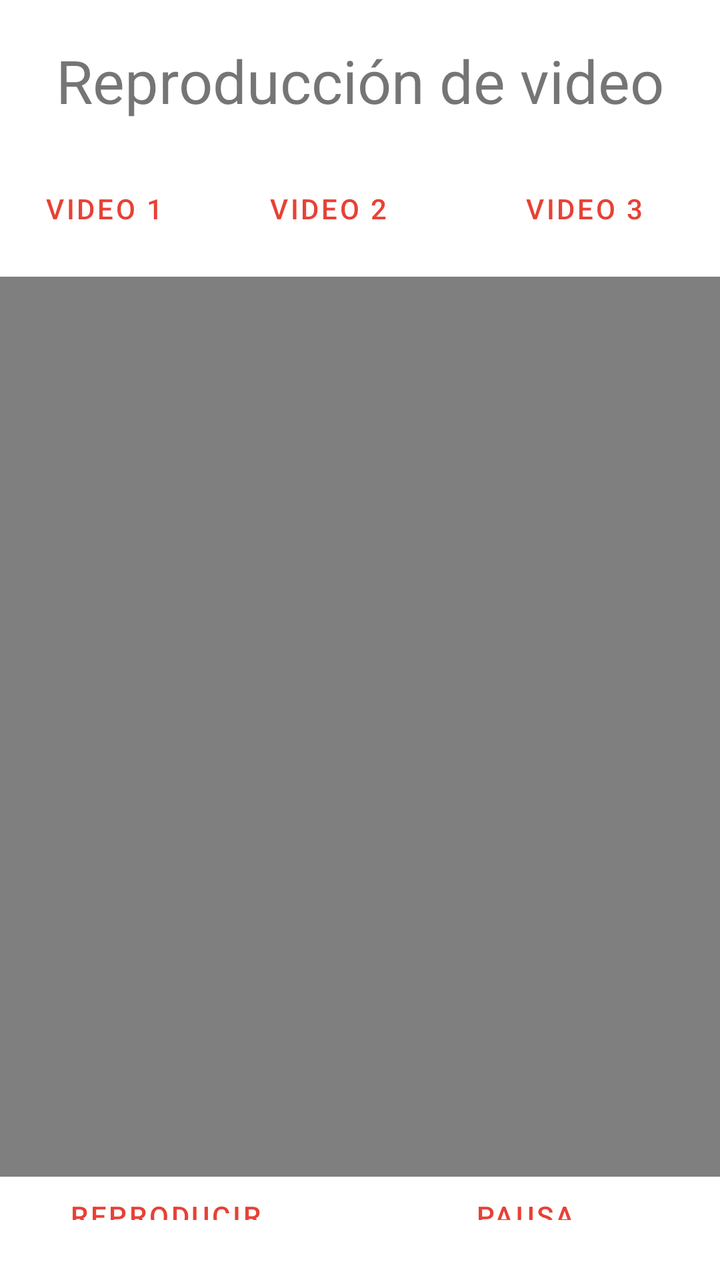
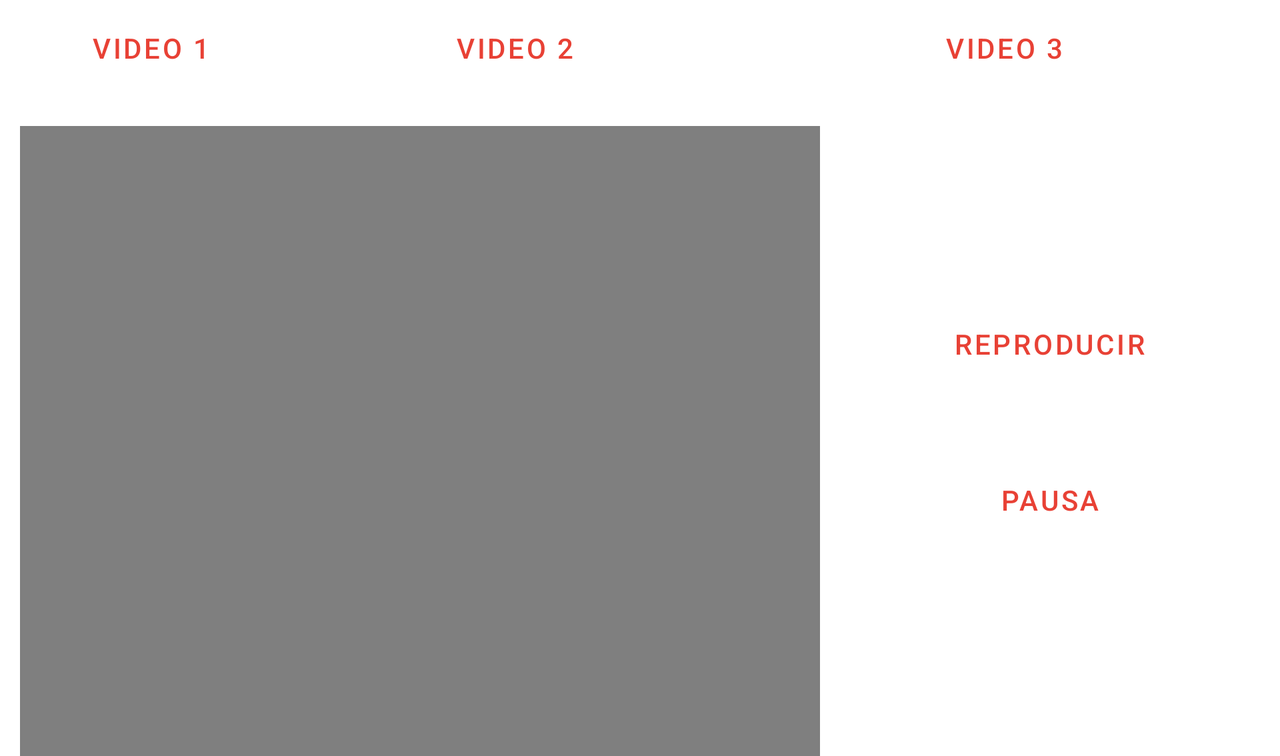

First picture: res/layout/ on a phone held upright. Second picture: the repository's own variant of that layout, on a device whose configuration matches the variant's folder. Source for both follows.
<!-- AndroidManifest.xml: application theme Theme.CAHV -->
<!-- res/layout/activity_television.xml -->
<?xml version="1.0" encoding="utf-8"?>
<androidx.constraintlayout.widget.ConstraintLayout xmlns:android="http://schemas.android.com/apk/res/android"
    xmlns:app="http://schemas.android.com/apk/res-auto"
    xmlns:tools="http://schemas.android.com/tools"
    android:layout_width="match_parent"
    android:layout_height="match_parent"
    tools:context=".Television">

    <LinearLayout
        android:layout_width="match_parent"
        android:layout_height="wrap_content"
        android:orientation="vertical"
        tools:ignore="MissingConstraints">

        <TextView
            android:id="@+id/txtVTitulo"
            android:layout_width="match_parent"
            android:layout_height="wrap_content"
            android:gravity="center"
            android:text="@string/headervid"
            android:textSize="30sp"
            android:layout_margin="20dp"
            tools:ignore="MissingConstraints" />
        <LinearLayout
            android:layout_width="match_parent"
            android:layout_height="wrap_content"
            android:orientation="horizontal">

            <Button
            android:id="@+id/btnTV1"
            android:layout_width="wrap_content"
            android:layout_height="wrap_content"
            android:layout_weight="1"
            android:text="@string/vid1"
            style="?android:attr/buttonBarButtonStyle" />

        <Button
            android:id="@+id/btnTV2"
            android:layout_width="wrap_content"
            android:layout_height="wrap_content"
            android:layout_weight="2"
            android:text="@string/vid2"
            style="?android:attr/buttonBarButtonStyle" />

        <Button
            android:id="@+id/btnTV3"
            android:layout_width="wrap_content"
            android:layout_height="wrap_content"
            android:layout_weight="3"
            android:text="@string/vid3"
            style="?android:attr/buttonBarButtonStyle"/>
        </LinearLayout>

        <VideoView
            android:id="@+id/vistaVideo"
            android:layout_marginTop="10dp"
            android:layout_width="match_parent"
            android:layout_height="450dp"
            android:layout_gravity="center"
            tools:ignore="MissingConstraints" />

        <LinearLayout
            android:layout_width="match_parent"
            android:layout_height="wrap_content"
            android:orientation="horizontal">

            <Button
                android:id="@+id/btnPlay"
                android:layout_width="wrap_content"
                android:layout_height="wrap_content"
                android:layout_marginBottom="20dp"
                android:layout_weight="1"
                android:text="@string/reproducir"
                style="?android:attr/buttonBarButtonStyle" />

            <Button
                android:id="@+id/btnPausa"
                android:layout_width="wrap_content"
                android:layout_height="wrap_content"
                android:layout_marginBottom="20dp"
                android:layout_weight="2"
                android:text="@string/pausa"
                style="?android:attr/buttonBarButtonStyle" />
        </LinearLayout>
    </LinearLayout>



</androidx.constraintlayout.widget.ConstraintLayout>
<!-- resources referenced by this layout -->
<resources>
  <string name="headervid">Reproducción de video</string>
  <string name="pausa">Pausa</string>
  <string name="reproducir">Reproducir</string>
  <string name="vid1">Video 1</string>
  <string name="vid2">Video 2</string>
  <string name="vid3">Video 3</string>
      //Strings para linterna
  <style name="Theme.CAHV" parent="Theme.MaterialComponents.DayNight.DarkActionBar">
          
          <item name="colorPrimary">@color/color2</item>
          <item name="colorPrimaryVariant">@color/color3</item>
          <item name="colorOnPrimary">@color/white</item>
          
          <item name="colorSecondary">@color/teal_200</item>
          <item name="colorSecondaryVariant">@color/teal_700</item>
          <item name="colorOnSecondary">@color/black</item>
          
          <item name="android:statusBarColor">?attr/colorPrimaryVariant</item>
          
      </style>
  <color name="color2">#e84135</color>
  <color name="color3">#b5533f</color>
  <color name="white">#FFFFFFFF</color>
  <color name="teal_200">#FF03DAC5</color>
  <color name="teal_700">#FF018786</color>
  <color name="black">#FF000000</color>
</resources>
<!-- res/layout-land/activity_television.xml (the repository's variant of the layout above) -->
<!-- drawn on the phone turned sideways -->
<?xml version="1.0" encoding="utf-8"?>
<ScrollView xmlns:android="http://schemas.android.com/apk/res/android"
    xmlns:app="http://schemas.android.com/apk/res-auto"
    xmlns:tools="http://schemas.android.com/tools"
    android:layout_width="match_parent"
    android:layout_height="match_parent"
    tools:context=".Television">

    <LinearLayout
        android:layout_width="match_parent"
        android:layout_height="wrap_content"
        android:orientation="vertical"
        tools:ignore="MissingConstraints">


        <LinearLayout
            android:layout_width="match_parent"
            android:layout_height="wrap_content"
            android:orientation="horizontal">

            <Button
            android:id="@+id/btnTV1"
            android:layout_width="wrap_content"
            android:layout_height="wrap_content"
            android:layout_weight="1"
            android:text="@string/vid1"
            style="?android:attr/buttonBarButtonStyle" />

        <Button
            android:id="@+id/btnTV2"
            android:layout_width="wrap_content"
            android:layout_height="wrap_content"
            android:layout_weight="2"
            android:text="@string/vid2"
            style="?android:attr/buttonBarButtonStyle" />

        <Button
            android:id="@+id/btnTV3"
            android:layout_width="wrap_content"
            android:layout_height="wrap_content"
            android:layout_weight="3"
            android:text="@string/vid3"
            style="?android:attr/buttonBarButtonStyle"/>
        </LinearLayout>



        <LinearLayout
            android:layout_width="match_parent"
            android:layout_height="match_parent"
            android:orientation="horizontal">

            <VideoView
                android:id="@+id/vistaVideo"
                android:layout_marginTop="10dp"
                android:layout_width="400dp"
                android:layout_height="320dp"
                android:layout_gravity="center"
                android:layout_marginStart="10dp" />


            <LinearLayout
                android:layout_width="match_parent"
                android:layout_height="wrap_content"
                android:orientation="vertical"
                android:gravity="center">

                <Button
                    android:id="@+id/btnPlay"
                    android:layout_width="wrap_content"
                    android:layout_height="wrap_content"
                    android:layout_marginBottom="20dp"
                    android:layout_marginTop="100dp"
                    android:text="@string/reproducir"
                    style="?android:attr/buttonBarButtonStyle" />

                <Button
                    android:id="@+id/btnPausa"
                    style="?android:attr/buttonBarButtonStyle"
                    android:layout_width="wrap_content"
                    android:layout_height="wrap_content"
                    android:layout_marginTop="10dp"
                    android:layout_marginBottom="20dp"
                    android:text="@string/pausa" />

            </LinearLayout>

        </LinearLayout>
    </LinearLayout>



</ScrollView>
<!-- resources referenced by the variant -->
<!-- as the phone turned sideways resolves them -->
<resources>
  <string name="pausa">Pausa</string>
  <string name="reproducir">Reproducir</string>
  <string name="vid1">Video 1</string>
  <string name="vid2">Video 2</string>
  <string name="vid3">Video 3</string>
      //Strings para linterna
  <style name="Theme.CAHV" parent="Theme.MaterialComponents.DayNight.DarkActionBar">
          
          <item name="colorPrimary">@color/color2</item>
          <item name="colorPrimaryVariant">@color/color3</item>
          <item name="colorOnPrimary">@color/white</item>
          
          <item name="colorSecondary">@color/teal_200</item>
          <item name="colorSecondaryVariant">@color/teal_700</item>
          <item name="colorOnSecondary">@color/black</item>
          
          <item name="android:statusBarColor">?attr/colorPrimaryVariant</item>
          
      </style>
  <color name="color2">#e84135</color>
  <color name="color3">#b5533f</color>
  <color name="white">#FFFFFFFF</color>
  <color name="teal_200">#FF03DAC5</color>
  <color name="teal_700">#FF018786</color>
  <color name="black">#FF000000</color>
</resources>
